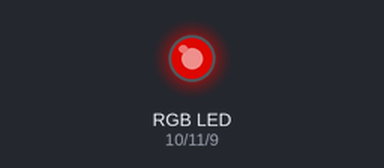
Bench run of a sketch on a simulated Arduino Uno, built with avr-gcc and run on an emulated ATmega328P. On the bench: an RGB LED mixed from three pins (HIGH = lit). Dim RGB values are drawn brighter than linear.

Above: at 0.05 s.
At 0.85 s:
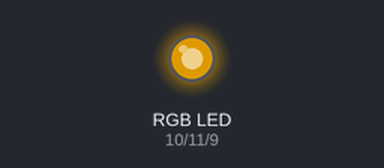
At 1.7 s:
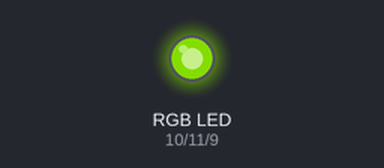
At 3.4 s:
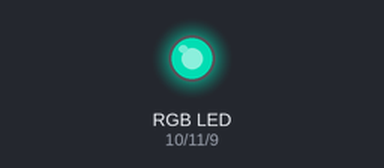
At 5.1 s:
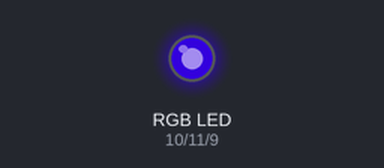
At 6.8 s:
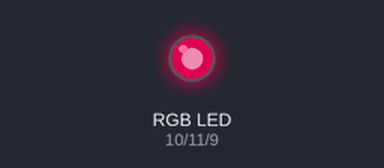
Timing chart, 0 to 9.4 s (numbered marks = the images above):
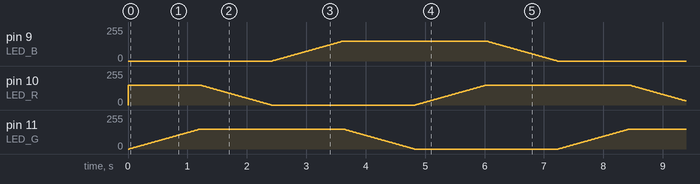

The sketch:

hsv.ino
```cpp
#define LED_R 10
#define LED_G 11
#define LED_B 9


void setup()
{
  pinMode(LED_R, OUTPUT);
  pinMode(LED_G, OUTPUT);
  pinMode(LED_B, OUTPUT);

  Serial.begin(9600);
  color(0,0,0);
}

void loop()
{
  for (int i = 0; i <= 359; i++)
  {
      colorHSV(i, 255, 150);
      delay(20);
  }
}

void color(byte r, byte g, byte b)
{
  analogWrite(LED_R, r);
  analogWrite(LED_G, g);
  analogWrite(LED_B, b);
}

void colorHSV(int hue, int sat, int val) {

  // http://www.kasperkamperman.com/blog/arduino/arduino-programming-hsb-to-rgb/

  int colors[3];
  int r;
  int g;
  int b;

  int base;

  if (sat == 0) { // Acromatic color (gray). Hue doesn't mind.
    colors[0]=val;
    colors[1]=val;
    colors[2]=val;
  } else  {
    base = ((255 - sat) * val)>>8;

    switch(hue/60) {
    case 0:
        r = val;
        g = (((val-base)*hue)/60)+base;
        b = base;
    break;
    case 1:
        r = (((val-base)*(60-(hue%60)))/60)+base;
        g = val;
        b = base;
    break;
    case 2:
        r = base;
        g = val;
        b = (((val-base)*(hue%60))/60)+base;
    break;
    case 3:
        r = base;
        g = (((val-base)*(60-(hue%60)))/60)+base;
        b = val;
    break;
    case 4:
        r = (((val-base)*(hue%60))/60)+base;
        g = base;
        b = val;
    break;
    case 5:
        r = val;
        g = base;
        b = (((val-base)*(60-(hue%60)))/60)+base;
    break;
    }

    colors[0]=r;
    colors[1]=g;
    colors[2]=b;
  }

  color( (byte)colors[0], (byte)colors[1], (byte)colors[2]);
}
```
